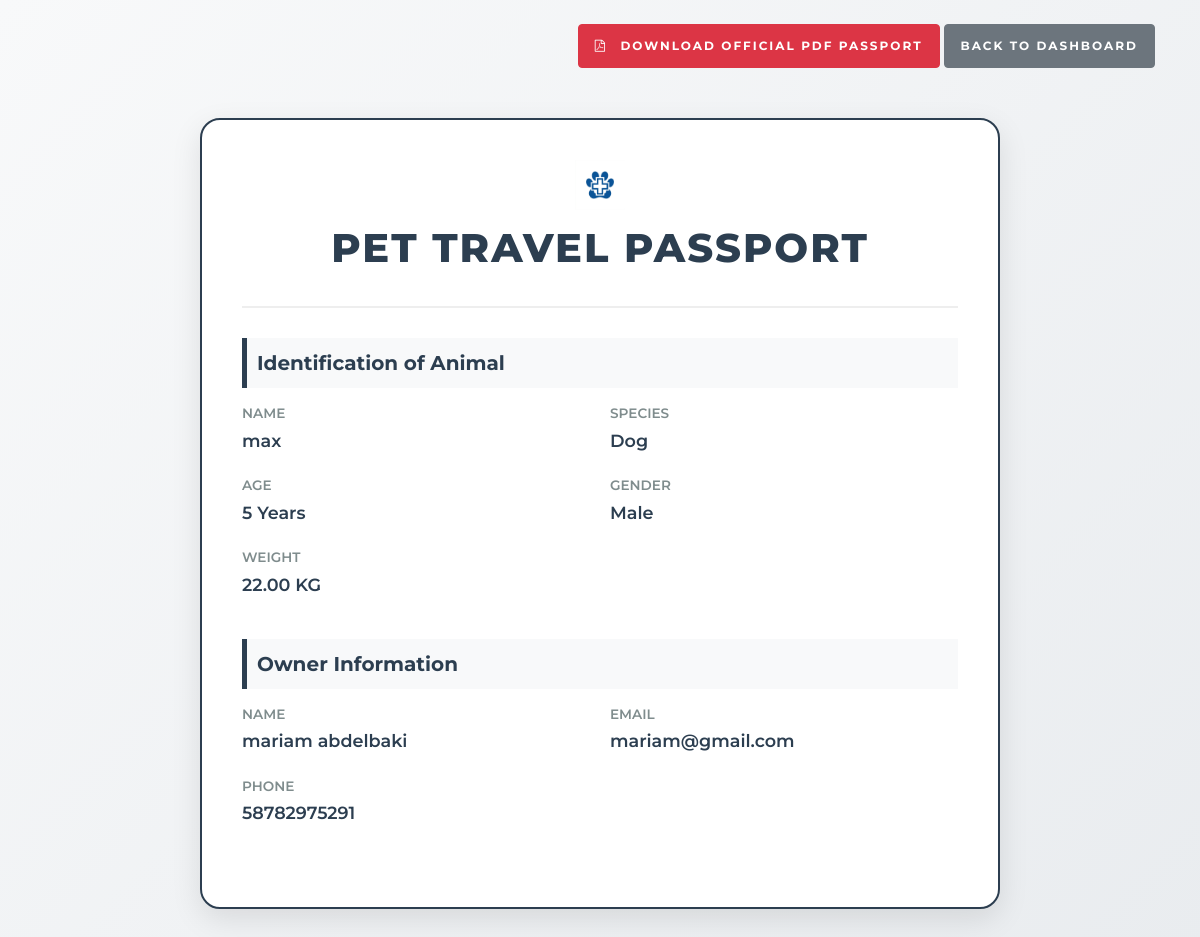
The app's page /vet/passport/8 (signed in) with its own data.
### tables this page shows
CREATE TABLE `pet` (
  `PetID` int(11) NOT NULL,
  `OwnerID` int(11) NOT NULL,
  `PetName` varchar(150) DEFAULT NULL,
  `Species` varchar(100) NOT NULL,
  `Age` int(11) DEFAULT NULL,
  `Gender` enum('Male','Female') DEFAULT NULL,
  `Weight` decimal(5,2) DEFAULT NULL,
  `Allergies` text DEFAULT NULL,
  `HandlingInstructions` text DEFAULT NULL,
  `BehaviorNotes` text DEFAULT NULL,
  `passport_ready` tinyint(1) DEFAULT 0
);

CREATE TABLE `users` (
  `id` int(11) NOT NULL,
  `username` varchar(150) NOT NULL,
  `role` varchar(50) DEFAULT 'Owner',
  `email` varchar(200) NOT NULL,
  `password` varchar(255) NOT NULL,
  `phone` varchar(50) DEFAULT NULL,
  `status` enum('Active','Suspended') DEFAULT 'Active',
  `is_verified` tinyint(1) DEFAULT 0
);

### App/Controllers/VetController.php (called while the page is built, shortened)
<?php
class VetController extends Controller
{
    public function passport($id = null)
    {
        $petModel = new Pet();
        $vacModel = new Vaccination();
        $medModel = new MedicalRecord();
        $data['pet'] = $petModel->getPetById($id);
        $data['vaccinations'] = $vacModel->getByPet($id);
        $data['medNotes']     = $medModel->getMedicalNotesByPet($id);
        $userModel = new User();
        $data['user'] = $userModel->first(['id' => $data['pet']['OwnerID']]);
        $data['vetId'] = ($_SESSION['role'] == 'Vet') ? $this->getVetId() : 1;
        $this->view('Veterinarian/passport', $data);
    }
}

### App/Core/App.php (called while the page is built, shortened)
<?php
class App
{
    private $method     = 'index';
    public function splitUrl()
    {
        $url = $_GET['url'] ?? 'home';
        $url = rtrim($url, '/');
        $url = explode('/', $url);
        return $url;
    }
    public function run()
    {
        $url = $this->splitUrl();
        $controller = new $this->controller;
        if (! empty($url[1])) {
            if (method_exists($controller, $url[1])) {
                $this->method = $url[1];
            } else {
                require_once __DIR__ . '/../Controllers/Error404Controller.php';
                $this->controller = 'Error404Controller';
                $controller = new $this->controller;
                $this->method = 'index';
            }
        }
        $params = [];
if (count($url) > 2) {
    $params = array_slice($url, 2);
}
call_user_func_array(
    [$controller, $this->method],
    $params
);
    }
}

### Public/index.php (called while the page is built, shortened)
<?php
$app = new App;
$app->run();

### App/Core/Database.php (called while the page is built)
<?php
trait Database
{
    public function connect()
    {
        $string = "mysql:host=" . DBHOST . ";dbname=" . DBNAME . ";charset=utf8mb4";
        $options = [
            PDO::ATTR_ERRMODE            => PDO::ERRMODE_EXCEPTION,
            PDO::ATTR_DEFAULT_FETCH_MODE => PDO::FETCH_ASSOC,
        ];
        $connection = new PDO($string, DBUSER, DBPASS, $options);
        return $connection;
    }
    public function query($query, $data = [])
    {
        try {
            $stmt  = $this->connect()->prepare($query);
            $check = $stmt->execute($data);
            if ($check) {
                $result = $stmt->fetchAll(PDO::FETCH_ASSOC);
                if (is_array($result) && count($result) > 0) {
                    return $result;
                } else {
                    return $stmt->rowCount() > 0 ? true : false;
                }
            } else {
                return false;
            }
        } catch (PDOException $e) {
            error_log("DB Error: " . $e->getMessage());
            return false;
        }
    }
}

### App/models/Pet.php (called while the page is built, shortened)
<?php
class Pet
{
    public function getPetById($petId)
    {
        $query = "SELECT * FROM Pet WHERE PetID = :PetID";
        $result = $this->query($query, ['PetID' => $petId]);
        if ($result && is_array($result) && count($result) > 0) {
            return $result[0];
        }
        return false;
    }
}

### App/Core/Model.php (called while the page is built, shortened)
<?php
trait Model
{
    public function where($data)
    {
        $keys       = array_keys($data);
        $conditions = [];
        foreach ($keys as $key) {
            $conditions[] = "$key = :$key";
        }
        $conditions = implode(" AND ", $conditions);
        $query      = "SELECT * FROM $this->table WHERE $conditions";
        return $this->query($query, $data);
    }
    public function first($data)
    {
        $result = $this->where($data);
        if ($result && is_array($result) && count($result) > 0) {
            return $result[0];
        }
        return false;
    }
}

### App/views/Veterinarian/passport.php (the view, shortened to what this page needs)
<?php require __DIR__ . '/../layouts/header.php'; ?>
<div class="container">
    <div class="text-right mt-4 no-print">
        <button id="download-pdf" class="btn btn-danger btn-print shadow-sm">
            <i class="fa fa-file-pdf-o mr-2"></i> Download Official PDF Passport
        </button>
            <a href="<?= ROOT ?>/petowner/dashboard" class="btn btn-secondary btn-print shadow-sm"> Back to dashboard</a>
    </div>
    <div id="passport-content">
        <div class="passport-container">
            <div class="passport-header">
                <img src="<?= ROOT ?>/assets/images/logo.png" width="50" class="mb-2" alt="">
                <h1>Pet Travel Passport</h1>
            </div>
        <div class="info-section">
            <h5> Identification of Animal</h5>
            <div class="info-grid">
                <div class="info-item">
                    <label>Name</label>
                    <span><?= htmlspecialchars($pet['PetName']) ?></span>
                </div>
                <div class="info-item">
                    <label>Species</label>
                    <span><?= htmlspecialchars($pet['Species']) ?></span>
                </div>
                <div class="info-item">
                    <label>Age</label>
                    <span><?= htmlspecialchars($pet['Age']) ?> Years</span>
                </div>
                <div class="info-item">
                    <label>Gender</label>
                    <span><?= htmlspecialchars($pet['Gender']) ?></span>
                </div>
                <div class="info-item">
                    <label>Weight</label>
                    <span><?= htmlspecialchars($pet['Weight']) ?> KG</span>
                </div>
            </div>
        </div>
        <div class="info-section">
            <h5> Owner Information</h5>
            <div class="info-grid">
                <div class="info-item">
                    <label>Name</label>
                    <span><?= htmlspecialchars($user['username']) ?></span>
                </div>
                <div class="info-item">
                    <label>Email</label>
                    <span><?= htmlspecialchars($user['email']) ?></span>
                </div>
                <div class="info-item">
                    <label>Phone</label>
                    <span><?= htmlspecialchars($user['phone']) ?></span>
                </div>
            </div>
        </div>
    </div>
</div>

### Public/assets/CSS/profile.css (style rules this page uses)
:root { --profile-primary: #185FA5; --profile-secondary: #0C447C; --profile-bg: #f8fafc; --profile-white: #ffffff; --profile-border: rgba(0, 0, 0, 0.08); --profile-text: #1e293b; --profile-muted: #64748b; --profile-radius: 16px; --profile-shadow: 0 4px 6px -1px rgba(0, 0, 0, 0.1), 0 2px 4px -1px rgba(0, 0, 0, 0.06); }
.info-grid { display: grid; grid-template-columns: repeat(auto-fit, minmax(200px, 1fr)); gap: 32px; margin-bottom: 40px; }
.info-item label { display: block; font-size: 12px; font-weight: 600; color: var(--profile-muted); margin-bottom: 6px; }
.info-item span { font-size: 16px; font-weight: 600; color: var(--profile-text); }

### Public/assets/CSS/passport.css (style rules this page uses)
body { background: #f4f7f6; }
.passport-container { max-width: 800px; margin: 50px auto; background: #fff; padding: 40px; border-radius: 20px; box-shadow: 0 10px 30px rgba(0,0,0,0.1); border: 2px solid #2c3e50; position: relative; overflow: hidden; }
.passport-header { text-align: center; border-bottom: 2px solid #eee; padding-bottom: 20px; margin-bottom: 30px; }
.passport-header h1 { color: #2c3e50; text-transform: uppercase; letter-spacing: 2px; font-weight: 800; }
.info-section { margin-bottom: 30px; }
.info-section h5 { background: #f8f9fa; padding: 10px; border-left: 5px solid #2c3e50; color: #2c3e50; font-weight: 700; margin-bottom: 15px; }
.info-grid { display: grid; grid-template-columns: 1fr 1fr; gap: 20px; }
.info-item label { color: #7f8c8d; font-size: 0.85rem; text-transform: uppercase; margin-bottom: 2px; display: block; }
.info-item span { color: #2c3e50; font-weight: 600; font-size: 1.1rem; }

### Public/assets/CSS/home.css (style rules this page uses)
:root { --brand-primary: var(--chewy-blue); --brand-secondary: var(--chewy-navy); --brand-accent: var(--chewy-orange); --brand-bg: #f6f9fc; }

### Public/assets/CSS/error.css (style rules this page uses)
:root { --primary-blue: #185FA5; --soft-blue: #E3F2FD; --accent-orange: #FF8A65; --glass-bg: rgba(255, 255, 255, 0.85); }
body { background: linear-gradient(135deg, #f8f9fa 0%, #e9ecef 100%); min-height: 100vh; display: flex; flex-direction: column; }

### Public/assets/CSS/theme.css (style rules this page uses)
:root { --chewy-blue: #128ced; --chewy-navy: #002e6d; --chewy-orange: #ff9f00; --chewy-bg: #ffffff; --chewy-bg-alt: #f6f6f6; --chewy-text: #333333; --chewy-text-muted: #666666; --chewy-border: #e2e8f0; --chewy-radius: 12px; --chewy-radius-pill: 100px; --chewy-shadow: 0 4px 12px rgba(0, 0, 0, 0.05); }
body { font-family: 'Montserrat', -apple-system, BlinkMacSystemFont, "Segoe UI", Roboto, sans-serif; color: var(--chewy-text); background-color: var(--chewy-bg); line-height: 1.6; }
h1, h2, h3, h4, h5, h6 { color: var(--chewy-navy); font-weight: 700; }

### records on screen
pet: PetName "max", Species "Dog", Age "5", Gender "Male", Weight "22.00"
users: username "mariam abdelbaki", email "mariam@gmail.com", phone "58782975291"
